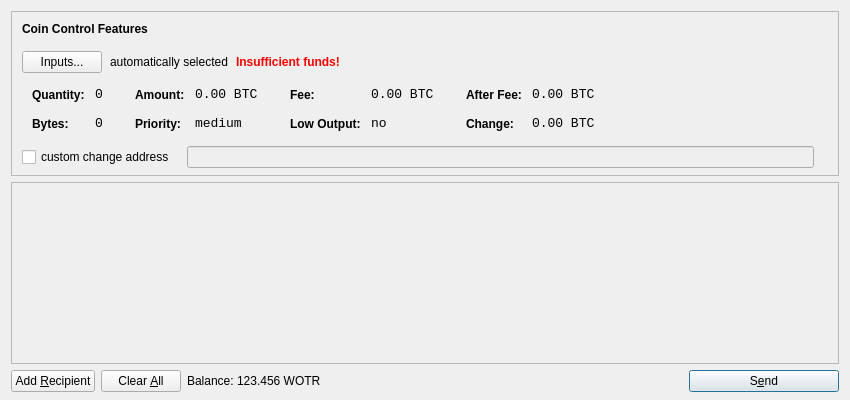
<?xml version="1.0" encoding="UTF-8"?>
<ui version="4.0">
 <class>SendCoinsDialog</class>
 <widget class="QDialog" name="SendCoinsDialog">
  <property name="geometry">
   <rect>
    <x>0</x>
    <y>0</y>
    <width>850</width>
    <height>400</height>
   </rect>
  </property>
  <property name="windowTitle">
   <string>Send Coins</string>
  </property>
  <layout class="QVBoxLayout" name="verticalLayout" stretch="0,1,0">
   <property name="bottomMargin">
    <number>8</number>
   </property>
   <item>
    <widget class="QFrame" name="frameCoinControl">
     <property name="sizePolicy">
      <sizepolicy hsizetype="Expanding" vsizetype="Expanding">
       <horstretch>0</horstretch>
       <verstretch>0</verstretch>
      </sizepolicy>
     </property>
     <property name="maximumSize">
      <size>
       <width>16777215</width>
       <height>16777215</height>
      </size>
     </property>
     <property name="frameShape">
      <enum>QFrame::StyledPanel</enum>
     </property>
     <property name="frameShadow">
      <enum>QFrame::Sunken</enum>
     </property>
     <layout class="QVBoxLayout" name="verticalLayoutCoinControl2">
      <property name="spacing">
       <number>-1</number>
      </property>
      <property name="leftMargin">
       <number>0</number>
      </property>
      <property name="topMargin">
       <number>0</number>
      </property>
      <property name="rightMargin">
       <number>0</number>
      </property>
      <property name="bottomMargin">
       <number>6</number>
      </property>
      <item>
       <layout class="QVBoxLayout" name="verticalLayoutCoinControl" stretch="0,0,0,0,1">
        <property name="spacing">
         <number>0</number>
        </property>
        <property name="leftMargin">
         <number>10</number>
        </property>
        <property name="topMargin">
         <number>10</number>
        </property>
        <item>
         <layout class="QHBoxLayout" name="horizontalLayoutCoinControl1">
          <property name="bottomMargin">
           <number>15</number>
          </property>
          <item>
           <widget class="QLabel" name="labelCoinControlFeatures">
            <property name="sizePolicy">
             <sizepolicy hsizetype="Preferred" vsizetype="Maximum">
              <horstretch>0</horstretch>
              <verstretch>0</verstretch>
             </sizepolicy>
            </property>
            <property name="font">
             <font>
              <weight>75</weight>
              <bold>true</bold>
             </font>
            </property>
            <property name="styleSheet">
             <string notr="true">font-weight:bold;</string>
            </property>
            <property name="text">
             <string>Coin Control Features</string>
            </property>
           </widget>
          </item>
         </layout>
        </item>
        <item>
         <layout class="QHBoxLayout" name="horizontalLayoutCoinControl2" stretch="0,0,0,0">
          <property name="spacing">
           <number>8</number>
          </property>
          <property name="bottomMargin">
           <number>10</number>
          </property>
          <item>
           <widget class="QPushButton" name="pushButtonCoinControl">
            <property name="styleSheet">
             <string notr="true"/>
            </property>
            <property name="text">
             <string>Inputs...</string>
            </property>
           </widget>
          </item>
          <item>
           <widget class="QLabel" name="labelCoinControlAutomaticallySelected">
            <property name="text">
             <string>automatically selected</string>
            </property>
            <property name="margin">
             <number>5</number>
            </property>
           </widget>
          </item>
          <item>
           <widget class="QLabel" name="labelCoinControlInsuffFunds">
            <property name="font">
             <font>
              <weight>75</weight>
              <bold>true</bold>
             </font>
            </property>
            <property name="styleSheet">
             <string notr="true">color:red;font-weight:bold;</string>
            </property>
            <property name="text">
             <string>Insufficient funds!</string>
            </property>
            <property name="margin">
             <number>5</number>
            </property>
           </widget>
          </item>
          <item>
           <spacer name="horizontalSpacerCoinControl">
            <property name="orientation">
             <enum>Qt::Horizontal</enum>
            </property>
            <property name="sizeHint" stdset="0">
             <size>
              <width>40</width>
              <height>1</height>
             </size>
            </property>
           </spacer>
          </item>
         </layout>
        </item>
        <item>
         <widget class="QWidget" name="widgetCoinControl" native="true">
          <property name="sizePolicy">
           <sizepolicy hsizetype="Preferred" vsizetype="Preferred">
            <horstretch>0</horstretch>
            <verstretch>0</verstretch>
           </sizepolicy>
          </property>
          <property name="minimumSize">
           <size>
            <width>0</width>
            <height>0</height>
           </size>
          </property>
          <property name="styleSheet">
           <string notr="true"/>
          </property>
          <layout class="QHBoxLayout" name="horizontalLayoutCoinControl5">
           <property name="margin">
            <number>0</number>
           </property>
           <item>
            <layout class="QHBoxLayout" name="horizontalLayoutCoinControl3" stretch="0,0,0,1">
             <property name="spacing">
              <number>20</number>
             </property>
             <property name="topMargin">
              <number>0</number>
             </property>
             <property name="bottomMargin">
              <number>10</number>
             </property>
             <item>
              <layout class="QFormLayout" name="formLayoutCoinControl1">
               <property name="horizontalSpacing">
                <number>10</number>
               </property>
               <property name="verticalSpacing">
                <number>14</number>
               </property>
               <property name="leftMargin">
                <number>10</number>
               </property>
               <property name="topMargin">
                <number>4</number>
               </property>
               <property name="rightMargin">
                <number>6</number>
               </property>
               <item row="0" column="0">
                <widget class="QLabel" name="labelCoinControlQuantityText">
                 <property name="styleSheet">
                  <string notr="true">font-weight:bold;</string>
                 </property>
                 <property name="text">
                  <string>Quantity:</string>
                 </property>
                 <property name="margin">
                  <number>0</number>
                 </property>
                </widget>
               </item>
               <item row="0" column="1">
                <widget class="QLabel" name="labelCoinControlQuantity">
                 <property name="font">
                  <font>
                   <family>Monospace</family>
                   <pointsize>10</pointsize>
                  </font>
                 </property>
                 <property name="cursor">
                  <cursorShape>IBeamCursor</cursorShape>
                 </property>
                 <property name="contextMenuPolicy">
                  <enum>Qt::ActionsContextMenu</enum>
                 </property>
                 <property name="text">
                  <string notr="true">0</string>
                 </property>
                 <property name="margin">
                  <number>0</number>
                 </property>
                 <property name="textInteractionFlags">
                  <set>Qt::LinksAccessibleByMouse|Qt::TextSelectableByKeyboard|Qt::TextSelectableByMouse</set>
                 </property>
                </widget>
               </item>
               <item row="1" column="0">
                <widget class="QLabel" name="labelCoinControlBytesText">
                 <property name="styleSheet">
                  <string notr="true">font-weight:bold;</string>
                 </property>
                 <property name="text">
                  <string>Bytes:</string>
                 </property>
                </widget>
               </item>
               <item row="1" column="1">
                <widget class="QLabel" name="labelCoinControlBytes">
                 <property name="font">
                  <font>
                   <family>Monospace</family>
                   <pointsize>10</pointsize>
                  </font>
                 </property>
                 <property name="cursor">
                  <cursorShape>IBeamCursor</cursorShape>
                 </property>
                 <property name="contextMenuPolicy">
                  <enum>Qt::ActionsContextMenu</enum>
                 </property>
                 <property name="text">
                  <string notr="true">0</string>
                 </property>
                 <property name="textInteractionFlags">
                  <set>Qt::LinksAccessibleByMouse|Qt::TextSelectableByKeyboard|Qt::TextSelectableByMouse</set>
                 </property>
                </widget>
               </item>
              </layout>
             </item>
             <item>
              <layout class="QFormLayout" name="formLayoutCoinControl2">
               <property name="horizontalSpacing">
                <number>10</number>
               </property>
               <property name="verticalSpacing">
                <number>14</number>
               </property>
               <property name="leftMargin">
                <number>6</number>
               </property>
               <property name="topMargin">
                <number>4</number>
               </property>
               <property name="rightMargin">
                <number>6</number>
               </property>
               <item row="0" column="0">
                <widget class="QLabel" name="labelCoinControlAmountText">
                 <property name="styleSheet">
                  <string notr="true">font-weight:bold;</string>
                 </property>
                 <property name="text">
                  <string>Amount:</string>
                 </property>
                 <property name="margin">
                  <number>0</number>
                 </property>
                </widget>
               </item>
               <item row="0" column="1">
                <widget class="QLabel" name="labelCoinControlAmount">
                 <property name="font">
                  <font>
                   <family>Monospace</family>
                   <pointsize>10</pointsize>
                  </font>
                 </property>
                 <property name="cursor">
                  <cursorShape>IBeamCursor</cursorShape>
                 </property>
                 <property name="contextMenuPolicy">
                  <enum>Qt::ActionsContextMenu</enum>
                 </property>
                 <property name="text">
                  <string notr="true">0.00 BTC</string>
                 </property>
                 <property name="textInteractionFlags">
                  <set>Qt::LinksAccessibleByMouse|Qt::TextSelectableByKeyboard|Qt::TextSelectableByMouse</set>
                 </property>
                </widget>
               </item>
               <item row="1" column="0">
                <widget class="QLabel" name="labelCoinControlPriorityText">
                 <property name="styleSheet">
                  <string notr="true">font-weight:bold;</string>
                 </property>
                 <property name="text">
                  <string>Priority:</string>
                 </property>
                </widget>
               </item>
               <item row="1" column="1">
                <widget class="QLabel" name="labelCoinControlPriority">
                 <property name="font">
                  <font>
                   <family>Monospace</family>
                   <pointsize>10</pointsize>
                  </font>
                 </property>
                 <property name="cursor">
                  <cursorShape>IBeamCursor</cursorShape>
                 </property>
                 <property name="contextMenuPolicy">
                  <enum>Qt::ActionsContextMenu</enum>
                 </property>
                 <property name="text">
                  <string>medium</string>
                 </property>
                 <property name="textInteractionFlags">
                  <set>Qt::LinksAccessibleByMouse|Qt::TextSelectableByKeyboard|Qt::TextSelectableByMouse</set>
                 </property>
                </widget>
               </item>
              </layout>
             </item>
             <item>
              <layout class="QFormLayout" name="formLayoutCoinControl3">
               <property name="horizontalSpacing">
                <number>10</number>
               </property>
               <property name="verticalSpacing">
                <number>14</number>
               </property>
               <property name="leftMargin">
                <number>6</number>
               </property>
               <property name="topMargin">
                <number>4</number>
               </property>
               <property name="rightMargin">
                <number>6</number>
               </property>
               <item row="0" column="0">
                <widget class="QLabel" name="labelCoinControlFeeText">
                 <property name="styleSheet">
                  <string notr="true">font-weight:bold;</string>
                 </property>
                 <property name="text">
                  <string>Fee:</string>
                 </property>
                 <property name="margin">
                  <number>0</number>
                 </property>
                </widget>
               </item>
               <item row="0" column="1">
                <widget class="QLabel" name="labelCoinControlFee">
                 <property name="font">
                  <font>
                   <family>Monospace</family>
                   <pointsize>10</pointsize>
                  </font>
                 </property>
                 <property name="cursor">
                  <cursorShape>IBeamCursor</cursorShape>
                 </property>
                 <property name="contextMenuPolicy">
                  <enum>Qt::ActionsContextMenu</enum>
                 </property>
                 <property name="text">
                  <string notr="true">0.00 BTC</string>
                 </property>
                 <property name="textInteractionFlags">
                  <set>Qt::LinksAccessibleByMouse|Qt::TextSelectableByKeyboard|Qt::TextSelectableByMouse</set>
                 </property>
                </widget>
               </item>
               <item row="1" column="0">
                <widget class="QLabel" name="labelCoinControlLowOutputText">
                 <property name="styleSheet">
                  <string notr="true">font-weight:bold;</string>
                 </property>
                 <property name="text">
                  <string>Low Output:</string>
                 </property>
                </widget>
               </item>
               <item row="1" column="1">
                <widget class="QLabel" name="labelCoinControlLowOutput">
                 <property name="font">
                  <font>
                   <family>Monospace</family>
                   <pointsize>10</pointsize>
                  </font>
                 </property>
                 <property name="cursor">
                  <cursorShape>IBeamCursor</cursorShape>
                 </property>
                 <property name="contextMenuPolicy">
                  <enum>Qt::ActionsContextMenu</enum>
                 </property>
                 <property name="text">
                  <string>no</string>
                 </property>
                 <property name="textInteractionFlags">
                  <set>Qt::LinksAccessibleByMouse|Qt::TextSelectableByKeyboard|Qt::TextSelectableByMouse</set>
                 </property>
                </widget>
               </item>
              </layout>
             </item>
             <item>
              <layout class="QFormLayout" name="formLayoutCoinControl4">
               <property name="horizontalSpacing">
                <number>10</number>
               </property>
               <property name="verticalSpacing">
                <number>14</number>
               </property>
               <property name="leftMargin">
                <number>6</number>
               </property>
               <property name="topMargin">
                <number>4</number>
               </property>
               <property name="rightMargin">
                <number>6</number>
               </property>
               <item row="0" column="0">
                <widget class="QLabel" name="labelCoinControlAfterFeeText">
                 <property name="styleSheet">
                  <string notr="true">font-weight:bold;</string>
                 </property>
                 <property name="text">
                  <string>After Fee:</string>
                 </property>
                 <property name="margin">
                  <number>0</number>
                 </property>
                </widget>
               </item>
               <item row="0" column="1">
                <widget class="QLabel" name="labelCoinControlAfterFee">
                 <property name="font">
                  <font>
                   <family>Monospace</family>
                   <pointsize>10</pointsize>
                  </font>
                 </property>
                 <property name="cursor">
                  <cursorShape>IBeamCursor</cursorShape>
                 </property>
                 <property name="contextMenuPolicy">
                  <enum>Qt::ActionsContextMenu</enum>
                 </property>
                 <property name="text">
                  <string notr="true">0.00 BTC</string>
                 </property>
                 <property name="textInteractionFlags">
                  <set>Qt::LinksAccessibleByMouse|Qt::TextSelectableByKeyboard|Qt::TextSelectableByMouse</set>
                 </property>
                </widget>
               </item>
               <item row="1" column="0">
                <widget class="QLabel" name="labelCoinControlChangeText">
                 <property name="styleSheet">
                  <string notr="true">font-weight:bold;</string>
                 </property>
                 <property name="text">
                  <string>Change:</string>
                 </property>
                </widget>
               </item>
               <item row="1" column="1">
                <widget class="QLabel" name="labelCoinControlChange">
                 <property name="font">
                  <font>
                   <family>Monospace</family>
                   <pointsize>10</pointsize>
                  </font>
                 </property>
                 <property name="cursor">
                  <cursorShape>IBeamCursor</cursorShape>
                 </property>
                 <property name="contextMenuPolicy">
                  <enum>Qt::ActionsContextMenu</enum>
                 </property>
                 <property name="text">
                  <string notr="true">0.00 BTC</string>
                 </property>
                 <property name="textInteractionFlags">
                  <set>Qt::LinksAccessibleByMouse|Qt::TextSelectableByKeyboard|Qt::TextSelectableByMouse</set>
                 </property>
                </widget>
               </item>
              </layout>
             </item>
            </layout>
           </item>
          </layout>
         </widget>
        </item>
        <item>
         <layout class="QHBoxLayout" name="horizontalLayoutCoinControl4" stretch="0,0,0">
          <property name="spacing">
           <number>12</number>
          </property>
          <property name="sizeConstraint">
           <enum>QLayout::SetDefaultConstraint</enum>
          </property>
          <property name="topMargin">
           <number>5</number>
          </property>
          <property name="rightMargin">
           <number>5</number>
          </property>
          <item>
           <widget class="QCheckBox" name="checkBoxCoinControlChange">
            <property name="text">
             <string>custom change address</string>
            </property>
           </widget>
          </item>
          <item>
           <widget class="QLineEdit" name="lineEditCoinControlChange">
            <property name="enabled">
             <bool>false</bool>
            </property>
            <property name="sizePolicy">
             <sizepolicy hsizetype="Expanding" vsizetype="Fixed">
              <horstretch>0</horstretch>
              <verstretch>0</verstretch>
             </sizepolicy>
            </property>
           </widget>
          </item>
          <item>
           <widget class="QLabel" name="labelCoinControlChangeLabel">
            <property name="sizePolicy">
             <sizepolicy hsizetype="Preferred" vsizetype="Expanding">
              <horstretch>0</horstretch>
              <verstretch>0</verstretch>
             </sizepolicy>
            </property>
            <property name="minimumSize">
             <size>
              <width>0</width>
              <height>0</height>
             </size>
            </property>
            <property name="text">
             <string/>
            </property>
            <property name="margin">
             <number>3</number>
            </property>
           </widget>
          </item>
         </layout>
        </item>
        <item>
         <spacer name="verticalSpacerCoinControl">
          <property name="orientation">
           <enum>Qt::Vertical</enum>
          </property>
          <property name="sizeHint" stdset="0">
           <size>
            <width>800</width>
            <height>1</height>
           </size>
          </property>
         </spacer>
        </item>
       </layout>
      </item>
     </layout>
    </widget>
   </item>
   <item>
    <widget class="QScrollArea" name="scrollArea">
     <property name="widgetResizable">
      <bool>true</bool>
     </property>
     <widget class="QWidget" name="scrollAreaWidgetContents">
      <property name="geometry">
       <rect>
        <x>0</x>
        <y>0</y>
        <width>830</width>
        <height>165</height>
       </rect>
      </property>
      <layout class="QVBoxLayout" name="verticalLayout_2">
       <property name="margin">
        <number>0</number>
       </property>
       <item>
        <layout class="QVBoxLayout" name="entries">
         <property name="spacing">
          <number>6</number>
         </property>
        </layout>
       </item>
       <item>
        <spacer name="verticalSpacer">
         <property name="orientation">
          <enum>Qt::Vertical</enum>
         </property>
         <property name="sizeHint" stdset="0">
          <size>
           <width>20</width>
           <height>40</height>
          </size>
         </property>
        </spacer>
       </item>
      </layout>
     </widget>
    </widget>
   </item>
   <item>
    <layout class="QHBoxLayout" name="horizontalLayout">
     <item>
      <widget class="QPushButton" name="addButton">
       <property name="toolTip">
        <string>Send to multiple recipients at once</string>
       </property>
       <property name="text">
        <string>Add &amp;Recipient</string>
       </property>
       <property name="icon">
        <iconset resource="../bitcoin.qrc">
         <normaloff>:/icons/add</normaloff>:/icons/add</iconset>
       </property>
       <property name="autoDefault">
        <bool>false</bool>
       </property>
      </widget>
     </item>
     <item>
      <widget class="QPushButton" name="clearButton">
       <property name="sizePolicy">
        <sizepolicy hsizetype="Minimum" vsizetype="Fixed">
         <horstretch>0</horstretch>
         <verstretch>0</verstretch>
        </sizepolicy>
       </property>
       <property name="toolTip">
        <string>Remove all transaction fields</string>
       </property>
       <property name="text">
        <string>Clear &amp;All</string>
       </property>
       <property name="icon">
        <iconset resource="../bitcoin.qrc">
         <normaloff>:/icons/remove</normaloff>:/icons/remove</iconset>
       </property>
       <property name="autoRepeatDelay">
        <number>300</number>
       </property>
       <property name="autoDefault">
        <bool>false</bool>
       </property>
      </widget>
     </item>
     <item>
      <layout class="QHBoxLayout" name="horizontalLayout_2">
       <property name="spacing">
        <number>3</number>
       </property>
       <item>
        <widget class="QLabel" name="label">
         <property name="text">
          <string>Balance:</string>
         </property>
        </widget>
       </item>
       <item>
        <widget class="QLabel" name="labelBalance">
         <property name="cursor">
          <cursorShape>IBeamCursor</cursorShape>
         </property>
         <property name="text">
          <string>123.456 WOTR</string>
         </property>
         <property name="textInteractionFlags">
          <set>Qt::LinksAccessibleByMouse|Qt::TextSelectableByKeyboard|Qt::TextSelectableByMouse</set>
         </property>
        </widget>
       </item>
      </layout>
     </item>
     <item>
      <spacer name="horizontalSpacer">
       <property name="orientation">
        <enum>Qt::Horizontal</enum>
       </property>
       <property name="sizeHint" stdset="0">
        <size>
         <width>40</width>
         <height>20</height>
        </size>
       </property>
      </spacer>
     </item>
     <item>
      <widget class="QPushButton" name="sendButton">
       <property name="minimumSize">
        <size>
         <width>150</width>
         <height>0</height>
        </size>
       </property>
       <property name="toolTip">
        <string>Confirm the send action</string>
       </property>
       <property name="text">
        <string>S&amp;end</string>
       </property>
       <property name="icon">
        <iconset resource="../bitcoin.qrc">
         <normaloff>:/icons/send</normaloff>:/icons/send</iconset>
       </property>
       <property name="default">
        <bool>true</bool>
       </property>
      </widget>
     </item>
    </layout>
   </item>
  </layout>
 </widget>
 <resources>
  <include location="../bitcoin.qrc"/>
 </resources>
 <connections/>
</ui>
